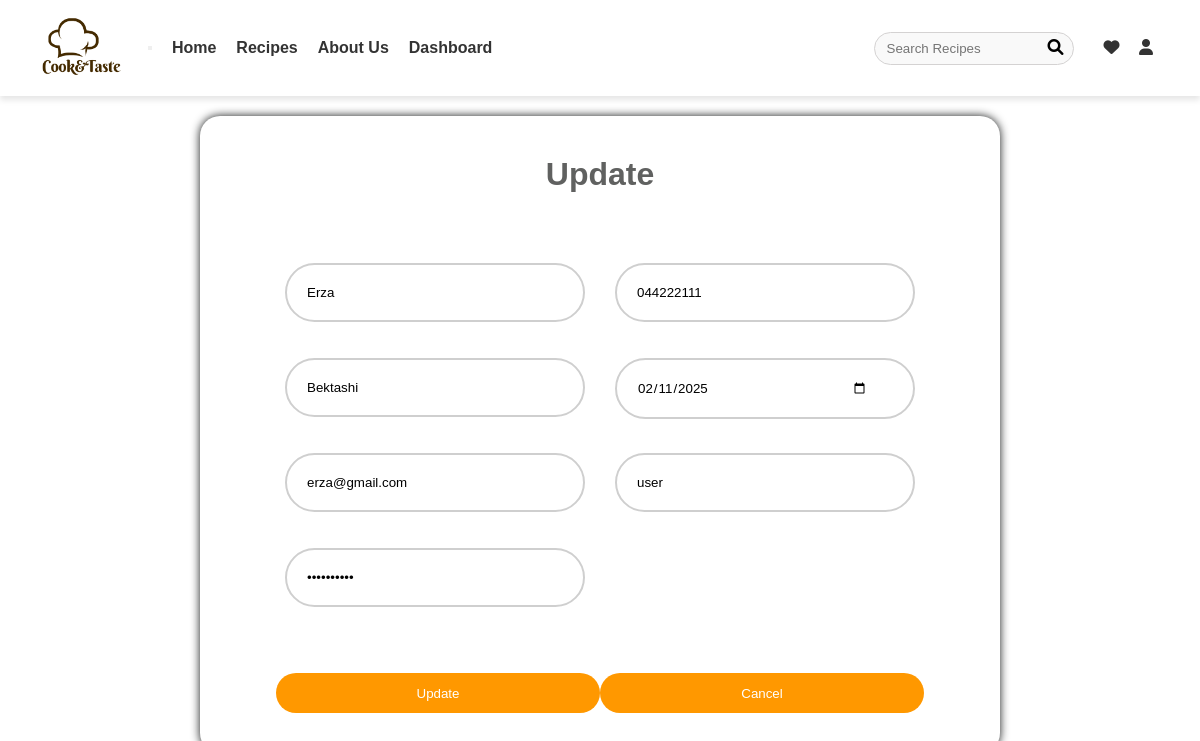
The app's page /views/updateUser.php?id=18 with its own data.
### tables this page shows
CREATE TABLE `users` (
  `id` int(11) NOT NULL,
  `firstName` varchar(50) NOT NULL,
  `lastName` varchar(50) NOT NULL,
  `email` varchar(100) NOT NULL,
  `password` varchar(255) NOT NULL,
  `phoneNumber` varchar(15) DEFAULT NULL,
  `birthDate` date DEFAULT NULL,
  `role` varchar(20) DEFAULT 'user'
);

### repository/UserRepository.php (called while the page is built, shortened)
<?php
class UserRepository {
    private $connection;
    function __construct() {
        $db = new DatabaseConnection();
        $this->connection = $db->startConnection();
    }
    function getUserById($id) {
        $conn = $this->connection;
        $sql = "SELECT * FROM users WHERE id=?";
        $statement = $conn->prepare($sql);
        $statement->execute([$id]);
        return $statement->fetch();
    }
}
?>

### views/updateUser.php (the view, shortened to what this page needs)
<?php
include_once '../repository/UserRepository.php';
$hide = "";
    if(isset($_SESSION['role'])) {
        if ($_SESSION['role'] == "admin")
        $hide = "";
    else
        $hide = "hide";
    } else {
        $hide = "hide";
    }
    $userId = isset($_GET['id']) ? $_GET['id'] : null;
    if ($userId !== null) {
        $userRepository = new UserRepository();
        $user = $userRepository->getUserById($userId);
    } else {
        echo "Error: 'id' is not set in the URL.";
    }
?>
<!DOCTYPE html>
<html lang="en">
<head>
    <link rel="stylesheet" href="https://cdnjs.cloudflare.com/ajax/libs/font-awesome/4.7.0/css/font-awesome.min.css">
    <link rel="stylesheet" href="../Css/form.css">
    <link rel="stylesheet" href="https://cdnjs.cloudflare.com/ajax/libs/font-awesome/6.0.0-beta3/css/all.min.css">
</head>
<body>
<nav class="navbar">
    <div class="navbar-container">
        <a class="navbar-brand" href="../views/home.php">
            <img src="../Images/brandL.png" alt="Cook&Taste Logo">
        </a>
        <button class="navbar-toggler" onclick="toggleNav()">
        </button>
        <div class="navbar-links" id="navbarLinks">
        <ul class="navbar-nav">
    <li><a class="nav-link" href="../views/home.php">Home</a></li>
    <li class="dropdown">
        <a class="nav-link" href="#" id="navbarDropdown">Recipes</a>
    </li>
    <li><a class="nav-link" href="../views/aboutus.php">About Us</a></li>
    <li><a class="nav-link" href="../views/dashboard.php"class="<?php echo $hide ?>">Dashboard</a></li>
      </ul>
        </div>
        <div class="search-container">
            <input type="text" id="searchInput" placeholder="Search Recipes">
            <a href="#" id="searchIcon">
                <i class="fa fa-search"></i>
            </a>
        </div>
        <div class="icons">
            <a href="#" id="favoriteIcon" title="Favorites">
                <i class="fa fa-heart"></i>
            </a>
            <a href="#" id="profileIcon" title="Profile" onclick="toggleModal()">
                <i class="fa fa-user"></i>
            </a>
        </div>
    </div>
</nav>
    <div class="container">
        <div class="form-box">
            <form action=""  method="POST" enctype="multipart/form-data">
            <h1>Update</h1>
                <div class="input-group">
                    <div class="input-group-left">
                    <div class="input-field left">
                    <input type="text" name="firstName" value="<?=$user['firstName']?>" placeholder="First Name" id="firstName">
                    </div>
                    <div class="input-field left">
                    <input type="text" name="lastName" value="<?=$user['lastName']?>" placeholder="Last name" id="lastName">
                    </div>
                    <div class="input-field left">
                        <input type="text" name="email"  value="<?=$user['email']?>" placeholder="Email" id="email">
                    </div>
                    <div class="input-field left">
                    <input type="password" name="password"  value="<?=$user['password']?>" placeholder="Password" id="password">
                    </div>
                    </div>
                <div class="input-group-right">
                <div class="input-field right">
                        <input type="text" name="phoneNumber"  value="<?=$user['phoneNumber']?>" placeholder="Phone Number" id="phoneNumber">
                    </div>
                    <div class="input-field right">
                        <input type="date" name="birthDate"  value="<?=$user['birthDate']?>" placeholder="Birth Date" id="birthDate">
                    </div>
                    <div class="input-field right">
                    <input type="text" name="role"  value="<?=$user['role']?>" placeholder="Role" id="role">
                    </div>
                </div>
                </div>
                <div class="btn-group">
    <button type="submit" name="submitBtn" id="submitBtn" style="background-color: #ff9800; color: white;">Update</button>
    <button type="button" onclick="window.location.href='../views/userTable.php'" name="cancelBtn" id="cancel" style="background-color: #ff9800; color: white;">Cancel</button>
                </div>
            </form>
        </div>
    </div>
</body>
</html>

### Css/form.css (style rules this page uses)
* { margin: 0; padding: 0; font-family: "Poppins", sans-serif; box-sizing: border-box; }
body { font-family: 'Arial', sans-serif; text-align: left; margin: 0; padding: 0; }
.navbar { background-color: #fff; box-shadow: 0 4px 6px rgba(0, 0, 0, 0.1); padding: 1rem 2rem; width: 100%; position: relative; z-index: 10; }
.navbar-container { display: flex; justify-content: space-between; align-items: center; width: 100%; }
.navbar-brand { margin-right: 20px; }
.navbar-brand img { height: 60px; width: auto; }
.navbar-links { display: flex; align-items: center; justify-content: flex-start; }
.navbar-nav { display: flex; list-style: none; margin-left: 20px; }
.navbar-nav .nav-link { font-weight: bold; margin-right: 20px; color: #333; text-decoration: none; transition: color 0.3s ease; }
.navbar-nav .dropdown { position: relative; border-radius: 0; }
.search-container { position: relative; margin-left: auto; }
#searchInput { width: 200px; padding: 8px 12px; border: 1px solid #d4d2d2;; border-radius: 20px; outline: none; background-color: #f9f9f9; transition: width 0.4s ease; }
#searchIcon { position: absolute; right: 10px; top: 50%; transform: translateY(-50%); cursor: pointer; color: #000000; }
.icons { margin-left: 15px; }
.icons a { margin-left: 15px; color: #333; text-decoration: none; }
.container { width: 100%; background-position: center; background-color: transparent; background-size: cover; display: flex; flex-direction: column; justify-content: center; align-items: center; }
.form-box h1 { margin-bottom: 40px; margin-top: 20px; gap: 14px; color: rgb(96, 97, 96); text-align: center; }
.form-box .input-field { margin: 30px 0; }
.input-field { width: 300px; background: transparent; margin: 15px 15px 30px 15px; border-radius: 3px; display: flex; align-items: center; max-height: 65px; transition: max-height 0.5s; overflow: hidden; }
.input-field.left { margin-right: 15px; display: flex; flex-direction: column; }
.input-field.right { margin-left: 15px; display: flex; flex-direction: column; }
.input-group { display: flex; flex-wrap: wrap; justify-content: center; }
.input-group input { width: 300px; height: 100%; background: transparent; border: none; outline: none; border: 2px solid rgba(19, 18, 18, 0.2); border-radius: 40px; color: #000000; padding: 20px 45px 20px 20px; }
.input-group input::placeholder { color: #000000; }
input { background: transparent; border: 0; outline: 0; padding: 20px 15px; }
.btn-group { margin-top: 10px; width: 100%; display: flex; justify-content: center; padding: 20px; }
.btn-group button { flex-basis: 45%; background: rgb(77, 165, 138); color: #fff; height: 40px; border-radius: 20px; border: 0; outline: 0; cursor: pointer; }
.input-group { height: fit-content; }
.form-box { margin-bottom: 20px; }
.form-box { justify-content: center; align-items: center; margin-top: 20px; padding: 20px; border-radius: 20px; background: transparent; backdrop-filter: blur(20px); box-shadow: 0 0 10px #161818; width: 800px; }

### records on screen
users: firstName "Erza", lastName "Bektashi", email "erza@gmail.com", phoneNumber "044222111", birthDate "02/11/2025", role "user"
